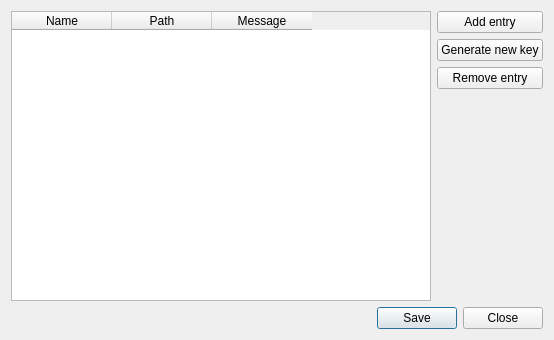
<?xml version="1.0" encoding="UTF-8"?>
<ui version="4.0">
 <class>ManageKeysDialog</class>
 <widget class="QDialog" name="ManageKeysDialog">
  <property name="geometry">
   <rect>
    <x>0</x>
    <y>0</y>
    <width>554</width>
    <height>340</height>
   </rect>
  </property>
  <property name="windowTitle">
   <string>Manage private keys</string>
  </property>
  <layout class="QGridLayout" name="gridLayout">
   <item row="0" column="0">
    <layout class="QHBoxLayout" name="horizontalLayout_2">
     <item>
      <widget class="QTableWidget" name="keyTable">
       <column>
        <property name="text">
         <string>Name</string>
        </property>
       </column>
       <column>
        <property name="text">
         <string>Path</string>
        </property>
       </column>
       <column>
        <property name="text">
         <string>Message</string>
        </property>
       </column>
      </widget>
     </item>
     <item>
      <layout class="QVBoxLayout" name="verticalLayout">
       <item>
        <widget class="QPushButton" name="addEntryButton">
         <property name="text">
          <string>Add entry</string>
         </property>
        </widget>
       </item>
       <item>
        <widget class="QPushButton" name="generateButton">
         <property name="text">
          <string>Generate new key</string>
         </property>
        </widget>
       </item>
       <item>
        <widget class="QPushButton" name="removeEntryButton">
         <property name="text">
          <string>Remove entry</string>
         </property>
        </widget>
       </item>
       <item>
        <spacer name="verticalSpacer">
         <property name="orientation">
          <enum>Qt::Vertical</enum>
         </property>
         <property name="sizeHint" stdset="0">
          <size>
           <width>20</width>
           <height>40</height>
          </size>
         </property>
        </spacer>
       </item>
      </layout>
     </item>
    </layout>
   </item>
   <item row="1" column="0">
    <layout class="QHBoxLayout" name="horizontalLayout">
     <item>
      <spacer name="horizontalSpacer">
       <property name="orientation">
        <enum>Qt::Horizontal</enum>
       </property>
       <property name="sizeHint" stdset="0">
        <size>
         <width>40</width>
         <height>20</height>
        </size>
       </property>
      </spacer>
     </item>
     <item>
      <widget class="QDialogButtonBox" name="buttonBox">
       <property name="orientation">
        <enum>Qt::Horizontal</enum>
       </property>
       <property name="standardButtons">
        <set>QDialogButtonBox::Close|QDialogButtonBox::Save</set>
       </property>
      </widget>
     </item>
    </layout>
   </item>
  </layout>
 </widget>
 <resources/>
 <connections>
  <connection>
   <sender>buttonBox</sender>
   <signal>accepted()</signal>
   <receiver>ManageKeysDialog</receiver>
   <slot>accept()</slot>
   <hints>
    <hint type="sourcelabel">
     <x>248</x>
     <y>254</y>
    </hint>
    <hint type="destinationlabel">
     <x>157</x>
     <y>274</y>
    </hint>
   </hints>
  </connection>
  <connection>
   <sender>buttonBox</sender>
   <signal>rejected()</signal>
   <receiver>ManageKeysDialog</receiver>
   <slot>reject()</slot>
   <hints>
    <hint type="sourcelabel">
     <x>316</x>
     <y>260</y>
    </hint>
    <hint type="destinationlabel">
     <x>286</x>
     <y>274</y>
    </hint>
   </hints>
  </connection>
 </connections>
</ui>
